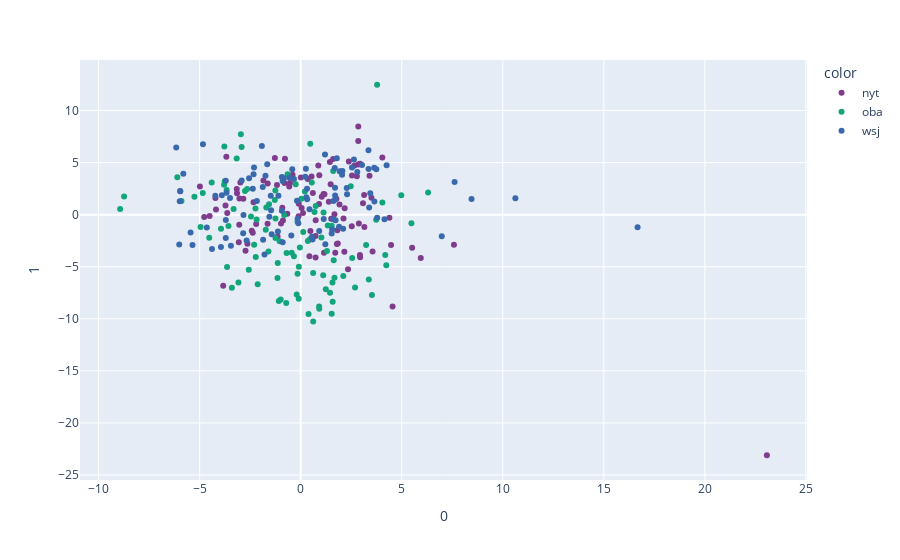

The notebook cell this image was saved under:
### Code cell
# ok then, how about MDS?
# https://scikit-learn.org/stable/modules/manifold.html#multidimensional-scaling
# Data needs to be a similarity or disimilarity matrix ... maybe another day
md_scaling = manifold.MDS(
    n_components=2,
    max_iter=50,
    n_init=4,
    random_state=0
)
S_scaling = md_scaling.fit_transform(scaled_data)

fig = px.scatter(S_scaling, 
                 x=0, 
                 y=1, 
                 color=df_tidy['source'],
                 color_discrete_sequence=px.colors.qualitative.Bold)
fig.show()
